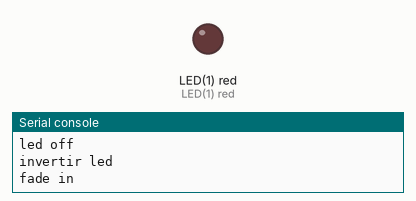
This program was run on a simulated pyboard running MicroPython. Shown: output pins drawn as LEDs (lit = HIGH), the last lines printed to the serial console. At 2.6 s the program stops and its outputs stay as they are.

Above: at 0.15 s.
At 2.26 s:
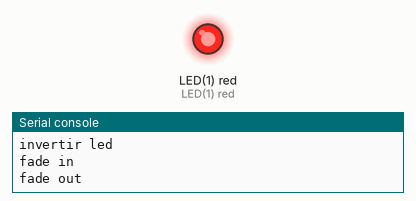
Timing chart, 0 to 4.1 s (numbered marks = the images above):
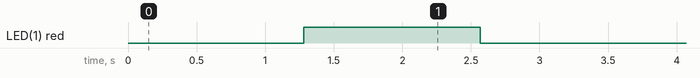

Measured:
- by itself, LED(1) red: LOW → HIGH at 1.3 s, → LOW 1.3 s later

The program:

led_pyb.py
```python
from pyb import LED
import utime

v = 0.3


led = LED(1)  # available LED（1），LED（2）

print('led on')
led.on()      # switch on the LED
print('led off')
led.off()     # switch off the LED
print('invertir led')
led.toggle()  # invert the LED state
print('fade in')
for i in range(256):
    led.intensity(i)  # value between 0 and 255
    utime.sleep_ms(5)
print('fade out')
for i in range(255,0,-1):
    led.intensity(i)  # value between 0 and 255
    utime.sleep_ms(5)
print('led off')
led.off()
```
